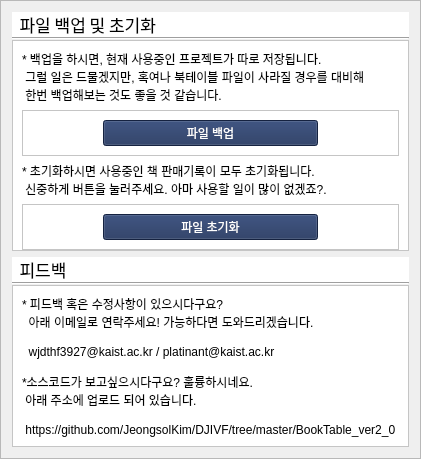
                <widget class="QFrame" name="frame_21">
                 <property name="frameShape">
                  <enum>QFrame::StyledPanel</enum>
                 </property>
                 <property name="frameShadow">
                  <enum>QFrame::Raised</enum>
                 </property>
                 <layout class="QVBoxLayout" name="verticalLayout_8" stretch="1,1">
                  <item>
                   <layout class="QGridLayout" name="gridLayout_26" rowstretch="1,4,1,20">
                    <property name="spacing">
                     <number>0</number>
                    </property>
                    <item row="1" column="0">
                     <widget class="QLabel" name="label_15">
                      <property name="font">
                       <font>
                        <family>맑은 고딕 Semilight</family>
                        <pointsize>13</pointsize>
                       </font>
                      </property>
                      <property name="styleSheet">
                       <string notr="true">background-color: rgb(255, 255, 255);</string>
                      </property>
                      <property name="text">
                       <string>  파일 백업 및 초기화</string>
                      </property>
                     </widget>
                    </item>
                    <item row="3" column="0">
                     <widget class="QFrame" name="frame_37">
                      <property name="styleSheet">
                       <string notr="true">background-color: rgb(255, 255, 255);</string>
                      </property>
                      <property name="frameShape">
                       <enum>QFrame::StyledPanel</enum>
                      </property>
                      <property name="frameShadow">
                       <enum>QFrame::Raised</enum>
                      </property>
                      <layout class="QGridLayout" name="gridLayout_38" rowstretch="1,1,1,1">
                       <property name="leftMargin">
                        <number>9</number>
                       </property>
                       <property name="topMargin">
                        <number>9</number>
                       </property>
                       <property name="rightMargin">
                        <number>9</number>
                       </property>
                       <property name="bottomMargin">
                        <number>0</number>
                       </property>
                       <property name="horizontalSpacing">
                        <number>0</number>
                       </property>
                       <item row="1" column="0">
                        <widget class="QFrame" name="frame_40">
                         <property name="frameShape">
                          <enum>QFrame::StyledPanel</enum>
                         </property>
                         <property name="frameShadow">
                          <enum>QFrame::Raised</enum>
                         </property>
                         <layout class="QGridLayout" name="gridLayout_39" columnstretch="1,3,1">
                          <item row="0" column="0">
                           <spacer name="horizontalSpacer_9">
                            <property name="orientation">
                             <enum>Qt::Horizontal</enum>
                            </property>
                            <property name="sizeHint" stdset="0">
                             <size>
                              <width>40</width>
                              <height>20</height>
                             </size>
                            </property>
                           </spacer>
                          </item>
                          <item row="0" column="1">
                           <widget class="QPushButton" name="filebackup_button">
                            <property name="sizePolicy">
                             <sizepolicy hsizetype="Minimum" vsizetype="Expanding">
                              <horstretch>0</horstretch>
                              <verstretch>0</verstretch>
                             </sizepolicy>
                            </property>
                            <property name="styleSheet">
                             <string notr="true">background-color: rgb(29, 48, 90);
color:rgb(255,255,255);</string>
                            </property>
                            <property name="text">
                             <string>파일 백업</string>
                            </property>
                           </widget>
                          </item>
                          <item row="0" column="2">
                           <spacer name="horizontalSpacer_10">
                            <property name="orientation">
                             <enum>Qt::Horizontal</enum>
                            </property>
                            <property name="sizeHint" stdset="0">
                             <size>
                              <width>40</width>
                              <height>20</height>
                             </size>
                            </property>
                           </spacer>
                          </item>
                         </layout>
                        </widget>
                       </item>
                       <item row="0" column="0">
                        <widget class="QLabel" name="label_17">
                         <property name="text">
                          <string>* 백업을 하시면, 현재 사용중인 프로젝트가 따로 저장됩니다.
 그럴 일은 드물겠지만, 혹여나 북테이블 파일이 사라질 경우를 대비해
 한번 백업해보는 것도 좋을 것 같습니다.</string>
                         </property>
                        </widget>
                       </item>
                       <item row="2" column="0">
                        <widget class="QLabel" name="label_18">
                         <property name="text">
                          <string>* 초기화하시면 사용중인 책 판매기록이 모두 초기화됩니다.
 신중하게 버튼을 눌러주세요. 아마 사용할 일이 많이 없겠죠?.</string>
                         </property>
                        </widget>
                       </item>
                       <item row="3" column="0">
                        <widget class="QFrame" name="frame_41">
                         <property name="frameShape">
                          <enum>QFrame::StyledPanel</enum>
                         </property>
                         <property name="frameShadow">
                          <enum>QFrame::Raised</enum>
                         </property>
                         <layout class="QGridLayout" name="gridLayout_40" columnstretch="1,3,1">
                          <item row="0" column="0">
                           <spacer name="horizontalSpacer_11">
                            <property name="orientation">
                             <enum>Qt::Horizontal</enum>
                            </property>
                            <property name="sizeHint" stdset="0">
                             <size>
                              <width>40</width>
                              <height>20</height>
                             </size>
                            </property>
                           </spacer>
                          </item>
                          <item row="0" column="1">
                           <widget class="QPushButton" name="filereset_button">
                            <property name="sizePolicy">
                             <sizepolicy hsizetype="Minimum" vsizetype="Expanding">
                              <horstretch>0</horstretch>
                              <verstretch>0</verstretch>
                             </sizepolicy>
                            </property>
                            <property name="styleSheet">
                             <string notr="true">background-color: rgb(29, 48, 90);
color:rgb(255,255,255);</string>
                            </property>
                            <property name="text">
                             <string>파일 초기화</string>
                            </property>
                           </widget>
                          </item>
                          <item row="0" column="2">
                           <spacer name="horizontalSpacer_12">
                            <property name="orientation">
                             <enum>Qt::Horizontal</enum>
                            </property>
                            <property name="sizeHint" stdset="0">
                             <size>
                              <width>40</width>
                              <height>20</height>
                             </size>
                            </property>
                           </spacer>
                          </item>
                         </layout>
                        </widget>
                       </item>
                      </layout>
                     </widget>
                    </item>
                    <item row="0" column="0">
                     <widget class="QFrame" name="color_frame_36">
                      <property name="styleSheet">
                       <string notr="true">background-color: rgb(29, 48, 90);</string>
                      </property>
                      <property name="frameShape">
                       <enum>QFrame::StyledPanel</enum>
                      </property>
                      <property name="frameShadow">
                       <enum>QFrame::Raised</enum>
                      </property>
                     </widget>
                    </item>
                    <item row="2" column="0">
                     <widget class="Line" name="line_11">
                      <property name="orientation">
                       <enum>Qt::Horizontal</enum>
                      </property>
                     </widget>
                    </item>
                   </layout>
                  </item>
                  <item>
                   <layout class="QGridLayout" name="gridLayout_27" rowstretch="1,4,1,20">
                    <property name="spacing">
                     <number>0</number>
                    </property>
                    <item row="1" column="0">
                     <widget class="QLabel" name="label_16">
                      <property name="font">
                       <font>
                        <family>맑은 고딕 Semilight</family>
                        <pointsize>13</pointsize>
                       </font>
                      </property>
                      <property name="styleSheet">
                       <string notr="true">background-color: rgb(255, 255, 255);</string>
                      </property>
                      <property name="text">
                       <string>  피드백</string>
                      </property>
                     </widget>
                    </item>
                    <item row="0" column="0">
                     <widget class="QFrame" name="color_frame_38">
                      <property name="styleSheet">
                       <string notr="true">background-color: rgb(29, 48, 90);</string>
                      </property>
                      <property name="frameShape">
                       <enum>QFrame::StyledPanel</enum>
                      </property>
                      <property name="frameShadow">
                       <enum>QFrame::Raised</enum>
                      </property>
                     </widget>
                    </item>
                    <item row="3" column="0">
                     <widget class="QFrame" name="frame_39">
                      <property name="styleSheet">
                       <string notr="true">background-color: rgb(255, 255, 255);</string>
                      </property>
                      <property name="frameShape">
                       <enum>QFrame::StyledPanel</enum>
                      </property>
                      <property name="frameShadow">
                       <enum>QFrame::Raised</enum>
                      </property>
                      <layout class="QGridLayout" name="gridLayout_41">
                       <item row="0" column="0">
                        <widget class="QLabel" name="label_19">
                         <property name="text">
                          <string>* 피드백 혹은 수정사항이 있으시다구요?
  아래 이메일로 연락주세요! 가능하다면 도와드리겠습니다.

  wjdthf3927@kaist.ac.kr / platinant@kaist.ac.kr

*소스코드가 보고싶으시다구요? 훌륭하시네요.
 아래 주소에 업로드 되어 있습니다.

 https://github.com/JeongsolKim/DJIVF/tree/master/BookTable_ver2_0 </string>
                         </property>
                        </widget>
                       </item>
                      </layout>
                     </widget>
                    </item>
                    <item row="2" column="0">
                     <widget class="Line" name="line_12">
                      <property name="orientation">
                       <enum>Qt::Horizontal</enum>
                      </property>
                     </widget>
                    </item>
                   </layout>
                  </item>
                 </layout>
                </widget>
